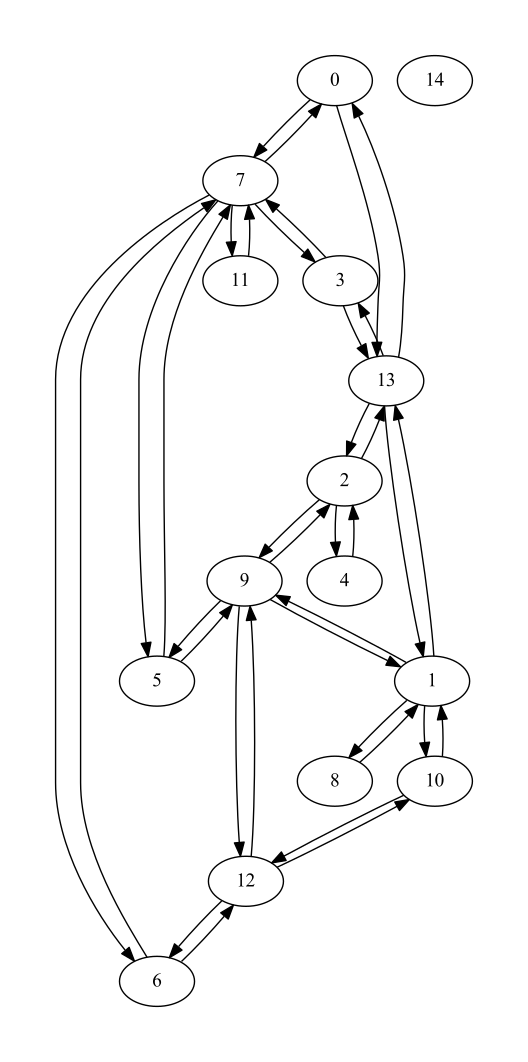

This figure's Python source:
import random
from graphviz import Digraph
import matplotlib.pyplot as plt

random.seed(1107)

g = Digraph('G', filename='ejercicio2.1')

##erdos 
def random_erdos(n,p):
    E = []
    for i in range(n):
        for j in range(i+1, n):
            if random.random()<p:
                E.append((i,j))
    G = [[] for i in range(n)]
    for i,j in E:
        G[i].append(j)
        G[j].append(i)
    return G
###tarjan para sacar puntos de articulación, puentes y num cc
def solve(G):
    global parent,low,visited,depth,suma, Apoint, Puentes, Comp, cont
    n = len(G)
    cont = 0
    Apoint = []
    Puentes = []
    Comp = [1 for _ in G]
    visited = [0 for _ in G]
    parent = [-1 for _ in G]
    depth = [0 for i in range(n)]
    low = [0 for i in range(n)]
    suma = 0
    for u in range(n):
        if(visited[u] == 0):
            dfs(G,u)
            cont += 1

def dfs(G,u):
    global parent,low,visited,depth,Apoint,suma, Puentes, Comp, cont
    low[u] = depth[u] = suma
    suma += 1
    visited[u] = 1
    children= 0
    for v in G[u]:
        if(visited[v] == 0):
            parent[v] = u 
            children += 1
            dfs(G,v)
            low[u] = min(low[u],low[v])
            if(depth[u] < low[v]):
                Puentes.append((u,v))
            if(low[v] >= depth[u] and parent[u] != -1):
                Comp[u] += 1
                Apoint.append(u)
            elif(parent[u] == -1 and children > 1):
                Comp[u] += 1
                Apoint.append(u)
        elif(parent[u] != v):
            low[u] = min(low[u], depth[v])

#lista de adyacencia a lista de arcos para graficar el grafo
#el grafo se grafica con flechas en el Graphviz sin embargo, asegura los 2 sentidos (u,v) y (v,u)
def list2edgelist(G):
    n = len(G)
    E = []
    for i in range(n):
        g.node(str(i))
        for j in G[i]:
            g.edge(str(i),str(j))
    return E

#Average of number of cc
def average(grafo):
    global cont
    numero = len(grafo)
    componentes = cont
    resultado = numero//componentes
    return resultado

#Average degree
def degree(G):
    n = len(G)
    deg = []
    for i in range(n):
        lg = len(G[i])
        deg.append(lg)
    suma1 = sum(deg)
    div = len(deg)
    res = suma1//div
    return res

#tripletas, combinación de len(G[u]) y 2
def tripletas(G):
    n = len(G)
    contTrip = 0 
    for u in range(n):
        contTrip += ((len(G[u]))*(len(G[u])-1)) // 2
    return contTrip

# def trp(G):
#     trp = 0
#     for i in range(len(G)):
#         trp += factorial(len(G[i])) // (factorial(2) * factorial(len(G[i]) - 2))
#     return trp

##lista de adyacencia a matriz
def list2mat(G):
    n = len(G)
    M = [[0 for i in range(n)] for j in range(n)]
    for i in range(n):
        for j in G[i]:
            M[i][j] = 1
    return M

##algoritmo extraido de: https://www.geeksforgeeks.org/number-of-triangles-in-directed-and-undirected-graphs/
def Triangulos(G): 
    n = len(G) 
    Triangulos = 0
    for i in range(n): 
        for j in range(n): 
            for k in range(n): 
                if(i != j and i != k and j != k and G[i][j] and G[j][k] and G[k][i]): 
                    Triangulos += 1
    res = Triangulos//6
    return res

def main():
    global parent,low,visited,depth,Apoint,suma, Puentes, Comp, cont
    grafo = random_erdos(15,0.2)
    #grafo = [[1,2],[0,2],[0,1]]
    solve(grafo)
    mt = list2mat(grafo)
    triang = Triangulos(mt)
    print("Number of connected components: ",cont)
    print("Average size of the connected components: ",average(grafo))
    print("Number of articulation points: ",len(set(Apoint)))
    print("Number of bridges: ",len(Puentes))
    print("Average node degree: ",degree(grafo))
    print("Number of triplets: ",tripletas(grafo))
    print("Number of triangles: ", triang)
    x = list2edgelist(grafo)
    g.view()
main()
